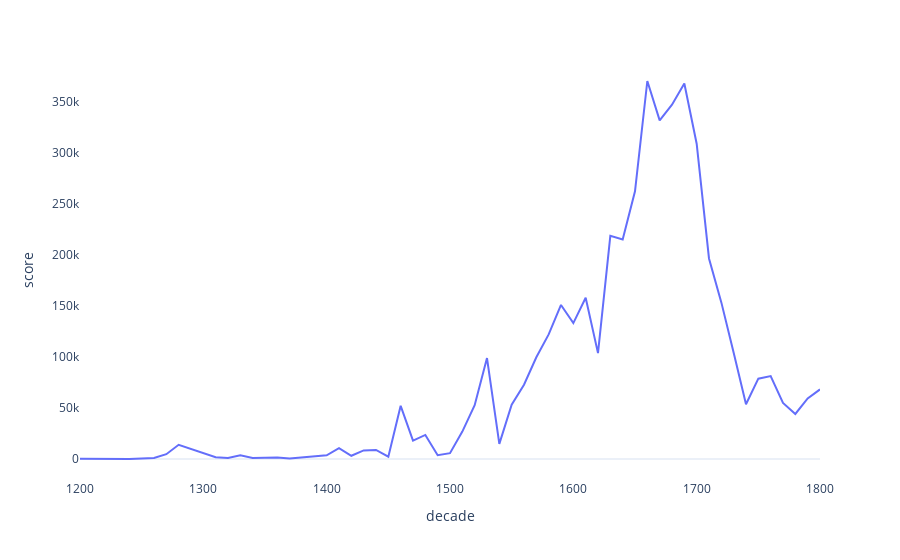

The code cell stored with this chart in its notebook:
### Code cell
min_date = 1200
max_date = 1800
region = 're_low_countries'
log = 0

df_fig = df_final[(df_final['region_code']==region) & (df_final['decade']>=min_date)& (df_final['decade']<=max_date)]

if log == 1:
    df_fig['score'] = np.log(df_fig['score'] + 1)
    

# create line plot
fig = px.line(df_fig, x='decade', y='score')

# set the template
fig.update_layout(template="plotly_white")
# remove grid lines
fig.update_xaxes(showgrid=False)
fig.update_yaxes(showgrid=False)

# show plot
fig.show()

### Figure 1 — Plotly figure (JSON) as saved in the notebook; plotly's stock layout.template omitted (floating-point values rounded to 4 significant figures)
{"data": [{"hovertemplate": "decade=%{x}<br>score=%{y}<extra></extra>", "legendgroup": "", "line": {"color": "#636efa", "dash": "solid"}, "marker": {"symbol": "circle"}, "mode": "lines", "name": "", "orientation": "v", "showlegend": false, "type": "scatter", "x": [1200, 1220, 1240, 1260, 1270, 1280, 1310, 1320, 1330, 1340, 1350, 1360, 1370, 1400, 1410, 1420, 1430, 1440, 1450, 1460, 1470, 1480, 1490, 1500, 1510, 1520, 1530, 1540, 1550, 1560, 1570, 1580, 1590, 1600, 1610, 1620, 1630, 1640, 1650, 1660, 1670, 1680, 1690, 1700, 1710, 1720, 1730, 1740, 1750, 1760, 1770, 1780, 1790, 1800], "xaxis": "x", "y": [324, 125, 36, 1024, 4739, 13950, 1681, 955, 3600, 1066, 1258, 1444, 604, 3613, 10653, 3188, 8445, 8916, 2298, 52080, 18094, 23617, 3779, 5786, 26918, 52733, 98853, 14857, 53246, 72763, 99685, 122052, 150910, 133139, 157951, 103755, 218587, 215014, 262280, 370273, 331667, 347115, 367894, 308873, 196466, 153444, 104202, 53680, 78721, 81193, 54884, 44124, 59418, 68177], "yaxis": "y"}], "layout": {"autosize": true, "legend": {"tracegroupgap": 0}, "margin": {"t": 60}, "xaxis": {"anchor": "y", "autorange": true, "domain": [0, 1], "range": [1200, 1800], "showgrid": false, "title": {"text": "decade"}, "type": "linear"}, "yaxis": {"anchor": "x", "autorange": true, "domain": [0, 1], "range": [-20530.0, 390800.0], "showgrid": false, "title": {"text": "score"}, "type": "linear"}}}
